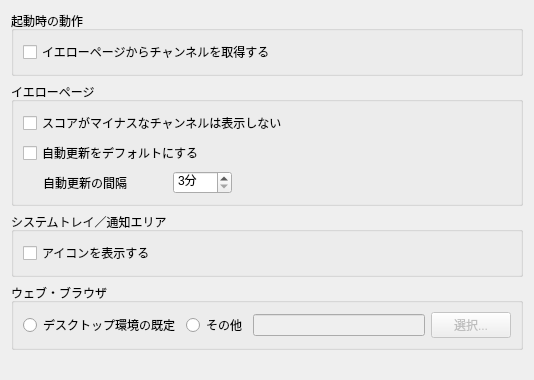
<ui version="4.0" >
 <class>GeneralWidget</class>
 <widget class="QWidget" name="GeneralWidget" >
  <property name="geometry" >
   <rect>
    <x>0</x>
    <y>0</y>
    <width>534</width>
    <height>380</height>
   </rect>
  </property>
  <property name="windowTitle" >
   <string>Form</string>
  </property>
  <layout class="QVBoxLayout" >
   <item>
    <widget class="QGroupBox" name="groupBox_2" >
     <property name="title" >
      <string>起動時の動作</string>
     </property>
     <property name="flat" >
      <bool>true</bool>
     </property>
     <layout class="QVBoxLayout" >
      <property name="leftMargin" >
       <number>9</number>
      </property>
      <property name="topMargin" >
       <number>9</number>
      </property>
      <property name="rightMargin" >
       <number>9</number>
      </property>
      <property name="bottomMargin" >
       <number>9</number>
      </property>
      <item>
       <widget class="QCheckBox" name="updateAtStartupCheckBox" >
        <property name="text" >
         <string>イエローページからチャンネルを取得する</string>
        </property>
       </widget>
      </item>
     </layout>
    </widget>
   </item>
   <item>
    <widget class="QGroupBox" name="groupBox_4" >
     <property name="title" >
      <string>イエローページ</string>
     </property>
     <property name="flat" >
      <bool>true</bool>
     </property>
     <layout class="QVBoxLayout" >
      <item>
       <widget class="QCheckBox" name="dontShowMinusScoreChannelCheckBox" >
        <property name="text" >
         <string>スコアがマイナスなチャンネルは表示しない</string>
        </property>
       </widget>
      </item>
      <item>
       <widget class="QCheckBox" name="autoUpdateCheckBox" >
        <property name="text" >
         <string>自動更新をデフォルトにする</string>
        </property>
       </widget>
      </item>
      <item>
       <layout class="QHBoxLayout" >
        <item>
         <widget class="QLabel" name="label" >
          <property name="text" >
           <string>自動更新の間隔</string>
          </property>
          <property name="indent" >
           <number>20</number>
          </property>
         </widget>
        </item>
        <item>
         <spacer>
          <property name="orientation" >
           <enum>Qt::Horizontal</enum>
          </property>
          <property name="sizeType" >
           <enum>QSizePolicy::Preferred</enum>
          </property>
          <property name="sizeHint" >
           <size>
            <width>40</width>
            <height>20</height>
           </size>
          </property>
         </spacer>
        </item>
        <item>
         <widget class="QSpinBox" name="autoUpdateIntervalSpinBox" >
          <property name="sizePolicy" >
           <sizepolicy vsizetype="Fixed" hsizetype="Maximum" >
            <horstretch>0</horstretch>
            <verstretch>0</verstretch>
           </sizepolicy>
          </property>
          <property name="suffix" >
           <string>分</string>
          </property>
          <property name="minimum" >
           <number>3</number>
          </property>
          <property name="maximum" >
           <number>999</number>
          </property>
         </widget>
        </item>
        <item>
         <spacer>
          <property name="orientation" >
           <enum>Qt::Horizontal</enum>
          </property>
          <property name="sizeHint" >
           <size>
            <width>217</width>
            <height>20</height>
           </size>
          </property>
         </spacer>
        </item>
       </layout>
      </item>
     </layout>
    </widget>
   </item>
   <item>
    <widget class="QGroupBox" name="groupBox" >
     <property name="title" >
      <string>システムトレイ／通知エリア</string>
     </property>
     <property name="flat" >
      <bool>true</bool>
     </property>
     <layout class="QVBoxLayout" >
      <item>
       <widget class="QCheckBox" name="showSystemTrayIconCheckBox" >
        <property name="text" >
         <string>アイコンを表示する</string>
        </property>
       </widget>
      </item>
     </layout>
    </widget>
   </item>
   <item>
    <widget class="QGroupBox" name="groupBox_3" >
     <property name="title" >
      <string>ウェブ・ブラウザ</string>
     </property>
     <property name="flat" >
      <bool>true</bool>
     </property>
     <layout class="QHBoxLayout" >
      <item>
       <widget class="QRadioButton" name="useCommonWebBrowserRadioButton" >
        <property name="text" >
         <string>デスクトップ環境の既定</string>
        </property>
       </widget>
      </item>
      <item>
       <widget class="QRadioButton" name="useCustomWebBrowserRadioButton" >
        <property name="text" >
         <string>その他</string>
        </property>
       </widget>
      </item>
      <item>
       <widget class="QLineEdit" name="webBrowserEdit" >
        <property name="enabled" >
         <bool>false</bool>
        </property>
       </widget>
      </item>
      <item>
       <widget class="QPushButton" name="selectWebBrowserButton" >
        <property name="enabled" >
         <bool>false</bool>
        </property>
        <property name="text" >
         <string>選択...</string>
        </property>
       </widget>
      </item>
     </layout>
    </widget>
   </item>
   <item>
    <spacer>
     <property name="orientation" >
      <enum>Qt::Vertical</enum>
     </property>
     <property name="sizeHint" >
      <size>
       <width>16</width>
       <height>62</height>
      </size>
     </property>
    </spacer>
   </item>
  </layout>
 </widget>
 <resources/>
 <connections>
  <connection>
   <sender>useCustomWebBrowserRadioButton</sender>
   <signal>toggled(bool)</signal>
   <receiver>webBrowserEdit</receiver>
   <slot>setEnabled(bool)</slot>
   <hints>
    <hint type="sourcelabel" >
     <x>213</x>
     <y>314</y>
    </hint>
    <hint type="destinationlabel" >
     <x>348</x>
     <y>302</y>
    </hint>
   </hints>
  </connection>
  <connection>
   <sender>useCustomWebBrowserRadioButton</sender>
   <signal>toggled(bool)</signal>
   <receiver>selectWebBrowserButton</receiver>
   <slot>setEnabled(bool)</slot>
   <hints>
    <hint type="sourcelabel" >
     <x>232</x>
     <y>313</y>
    </hint>
    <hint type="destinationlabel" >
     <x>469</x>
     <y>320</y>
    </hint>
   </hints>
  </connection>
 </connections>
</ui>
